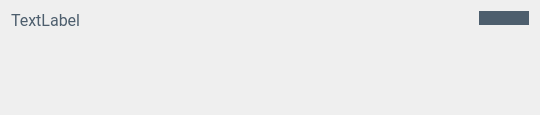
<?xml version="1.0" encoding="UTF-8"?>
<ui version="4.0">
 <class>Form</class>
 <widget class="QWidget" name="Form">
  <property name="geometry">
   <rect>
    <x>0</x>
    <y>0</y>
    <width>540</width>
    <height>115</height>
   </rect>
  </property>
  <property name="windowTitle">
   <string>Form</string>
  </property>
  <layout class="QGridLayout" name="gridLayout">
   <item row="0" column="1">
    <widget class="QLabel" name="label_2">
     <property name="maximumSize">
      <size>
       <width>50</width>
       <height>50</height>
      </size>
     </property>
     <property name="styleSheet">
      <string notr="true">background-color: #4d5e6d;
border-radius:20px;</string>
     </property>
     <property name="frameShape">
      <enum>QFrame::Box</enum>
     </property>
     <property name="text">
      <string/>
     </property>
     <property name="pixmap">
      <pixmap resource="icons_.qrc">:/icon/icons/user.png</pixmap>
     </property>
     <property name="scaledContents">
      <bool>true</bool>
     </property>
    </widget>
   </item>
   <item row="1" column="1">
    <spacer name="verticalSpacer">
     <property name="orientation">
      <enum>Qt::Vertical</enum>
     </property>
     <property name="sizeHint" stdset="0">
      <size>
       <width>20</width>
       <height>40</height>
      </size>
     </property>
    </spacer>
   </item>
   <item row="0" column="0" rowspan="2">
    <widget class="QLabel" name="user_text">
     <property name="font">
      <font>
       <family>Roboto</family>
       <pointsize>12</pointsize>
      </font>
     </property>
     <property name="styleSheet">
      <string notr="true">background-color: transparent;
color: #4d5e6d;</string>
     </property>
     <property name="text">
      <string>TextLabel</string>
     </property>
     <property name="alignment">
      <set>Qt::AlignLeading|Qt::AlignLeft|Qt::AlignTop</set>
     </property>
    </widget>
   </item>
  </layout>
 </widget>
 <resources>
  <include location="icons_.qrc"/>
 </resources>
 <connections/>
</ui>
